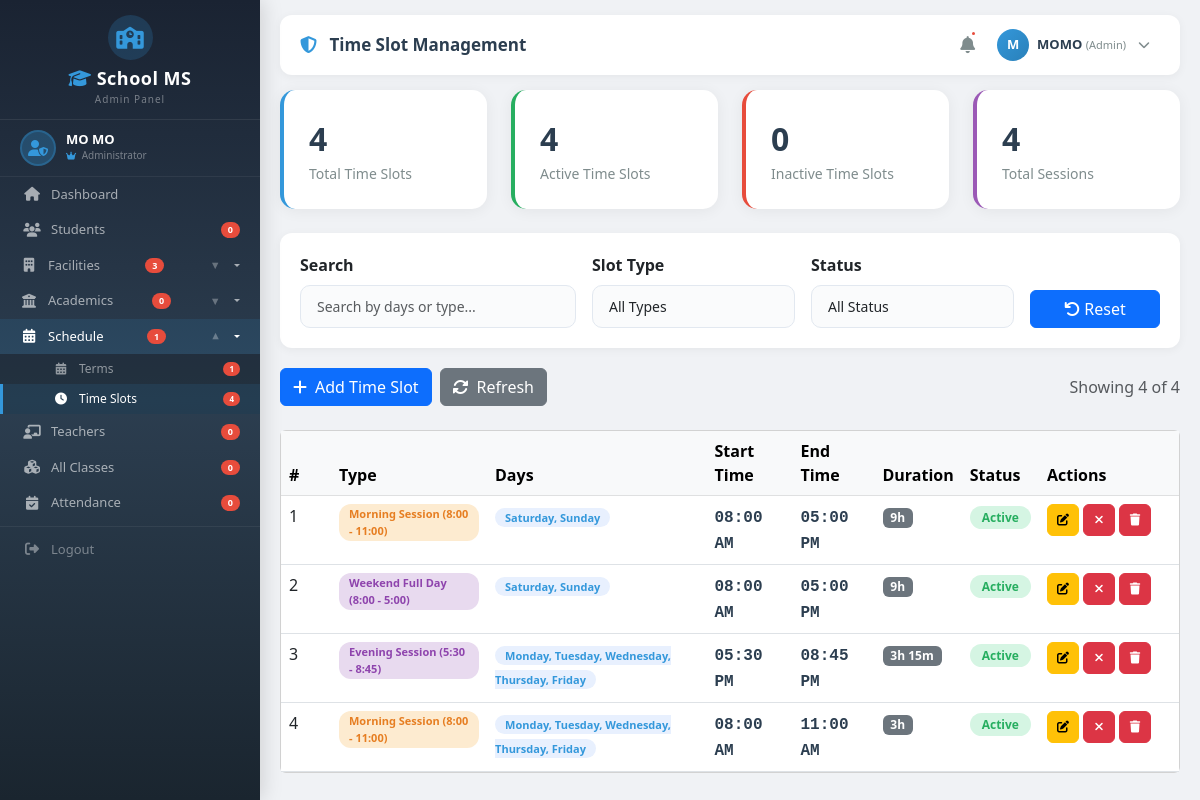
/classes/timeslots/ (signed in), run on an earlier commit of the app's database.
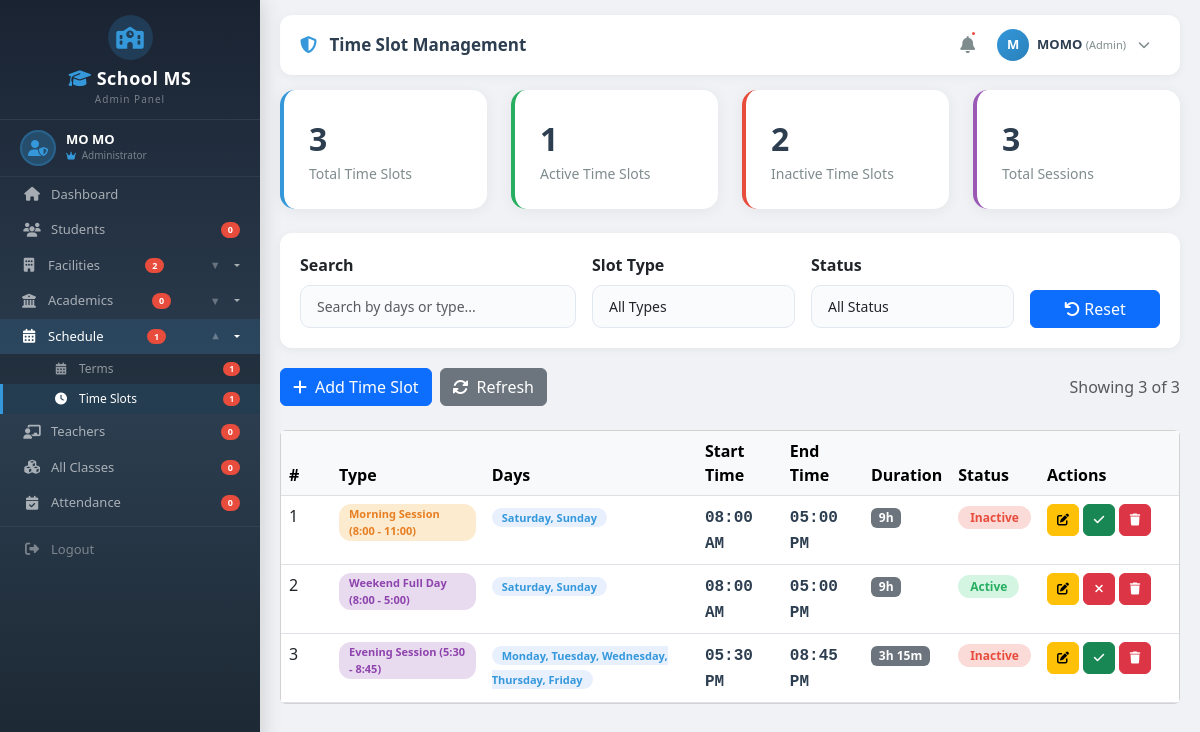
And on a later commit of the database.
### classes/models.py (models this page shows, shortened)
class TimeSlot(models.Model):
    DAYS_OF_WEEK = [
        ('monday', 'Monday'),
        ('tuesday', 'Tuesday'),
        ('wednesday', 'Wednesday'),
        ('thursday', 'Thursday'),
        ('friday', 'Friday'),
        ('saturday', 'Saturday'),
        ('sunday', 'Sunday'),
    ]
    SLOT_TYPES = [
        ('morning', 'Morning Session (8:00 - 11:00)'),
        ('afternoon', 'Afternoon Session (2:00 - 5:00)'),
        ('evening', 'Evening Session (5:30 - 8:45)'),
        ('full_day', 'Full Day (8:00 - 5:00)'),
        ('saturday_morning', 'Saturday Morning (8:00 - 11:00)'),
        ('saturday_afternoon', 'Saturday Afternoon (2:00 - 5:00)'),
        ('sunday_morning', 'Sunday Morning (8:00 - 11:00)'),
        ('sunday_afternoon', 'Sunday Afternoon (2:00 - 5:00)'),
        ('weekend_full', 'Weekend Full Day (8:00 - 5:00)'),
        ('custom', 'Custom'),
    ]
    days = models.CharField(
        max_length=200,
        default='monday',
        help_text="Comma-separated days (e.g., 'monday,wednesday,friday')"
    )
    start_time = models.TimeField()
    end_time = models.TimeField()
    slot_type = models.CharField(max_length=20, choices=SLOT_TYPES, default='custom')
    name = models.CharField(max_length=100, blank=True, null=True)
    description = models.TextField(blank=True, null=True)
    is_active = models.BooleanField(default=True)
    created_at = models.DateTimeField(auto_now_add=True)
    updated_at = models.DateTimeField(auto_now=True)
    def get_days_list(self):
        return [day.strip() for day in self.days.split(',') if day.strip()]
    def get_days_display(self):
        days_list = self.get_days_list()
        return ', '.join([dict(TimeSlot.DAYS_OF_WEEK).get(day, day) for day in days_list])
    def get_duration(self):
        from datetime import datetime, timedelta
        start = datetime.combine(datetime.today(), self.start_time)
        end = datetime.combine(datetime.today(), self.end_time)
        duration = end - start
        hours = duration.seconds // 3600
        minutes = (duration.seconds % 3600) // 60
        if hours > 0:
            return f"{hours}h {minutes}m" if minutes > 0 else f"{hours}h"
        return f"{minutes}m"
    def get_slot_type_display(self):
        return dict(self.SLOT_TYPES).get(self.slot_type, 'Custom')
    class Meta:
        ordering = ['-created_at']

### classes/views.py (the view)
# urls.py: path('timeslots/', views.timeslot_list, name='timeslot_list'),
@login_required
@admin_required
def timeslot_list(request):
    slots = TimeSlot.objects.all()
    paginator = Paginator(slots, 10)
    page = request.GET.get('page')
    slots_page = paginator.get_page(page)
    context = {
        'timeslots': slots_page,
        'total': TimeSlot.objects.count(),
        'active': TimeSlot.objects.filter(is_active=True).count(),
        'inactive': TimeSlot.objects.filter(is_active=False).count(),
    }
    return render(request, 'Backend/admin/academic/timeslot_list.html', context)

### classes/context_processors.py (called while the page is built)
def sidebar_counts(request):
    return {
        'total_buildings': Building.objects.filter(is_active=True).count(),
        'total_floors': Floor.objects.filter(is_active=True).count(),
        'total_rooms': Room.objects.filter(is_active=True).count(),
        'total_terms': Term.objects.filter(is_active=True).count(),
        'total_timeslots': TimeSlot.objects.filter(is_active=True).count(),
    }

### templates/Backend/admin/academic/timeslot_list.html (shortened to what the changed rows need)
{% extends 'Backend/layouts/admin_layout.html' %}
{% load static %}
{% block content %}
<div class="row g-4 mb-4">
    <div class="col-md-3">
        <div class="stats-card">
            <div class="stats-number" id="totalCount">{{ total|default:0 }}</div>
            <div class="stats-label">Total Time Slots</div>
        </div>
    </div>
    <div class="col-md-3">
        <div class="stats-card" style="border-left-color: #27ae60;">
            <div class="stats-number" id="activeCount">{{ active|default:0 }}</div>
            <div class="stats-label">Active Time Slots</div>
        </div>
    </div>
    <div class="col-md-3">
        <div class="stats-card" style="border-left-color: #e74c3c;">
            <div class="stats-number" id="inactiveCount">{{ inactive|default:0 }}</div>
            <div class="stats-label">Inactive Time Slots</div>
        </div>
    </div>
    <div class="col-md-3">
        <div class="stats-card" style="border-left-color: #9b59b6;">
            <div class="stats-number" id="visibleCountCard">{{ timeslots|length|default:0 }}</div>
            <div class="stats-label">Total Sessions</div>
        </div>
    </div>
</div>
<div class="d-flex justify-content-between align-items-center mb-4">
    <div class="d-flex gap-2">
        <a href="{% url 'classes:timeslot_add' %}" class="btn btn-primary">
        </a>
        <a href="{% url 'classes:timeslot_list' %}" class="btn btn-secondary" id="refreshBtn">
        </a>
    </div>
    <span class="text-muted" id="resultCount">
    </span>
</div>
<div class="card">
    <div class="card-body p-0">
        <div class="table-responsive">
            <table class="table table-hover mb-0">
                <thead class="table-light">
                    <tr>
                        <th style="width: 50px;">#</th>
                        <th>Type</th>
                        <th>Days</th>
                        <th>Start Time</th>
                        <th>End Time</th>
                        <th>Duration</th>
                        <th>Status</th>
                        <th style="width: 140px;">Actions</th>
                    </tr>
                </thead>
                <tbody id="tableBody">
                    {% for slot in timeslots %}
                    <tr class="slot-row" data-days="{{ slot.get_days_display|lower }}" data-type="{{ slot.slot_type }}"
                        data-status="{% if slot.is_active %}active{% else %}inactive{% endif %}">
                        <td>{{ forloop.counter }}</td>
                        <td>
                            <span class="slot-type-badge {{ slot.slot_type }}">
                                {{ slot.get_slot_type_display }}
                            </span>
                        </td>
                        <td>
                            <span class="day-badge">{{ slot.get_days_display }}</span>
                        </td>
                        <td>
                            <span class="time-display">{{ slot.start_time|time:"h:i A" }}</span>
                        </td>
                        <td>
                            <span class="time-display">{{ slot.end_time|time:"h:i A" }}</span>
                        </td>
                        <td>
                            <span class="badge bg-secondary">{{ slot.get_duration }}</span>
                        </td>
                        <td>
                            <span class="status-badge {% if slot.is_active %}active{% else %}inactive{% endif %}">
                                {% if slot.is_active %}Active{% else %}Inactive{% endif %}
                            </span>
                        </td>
                        <td>
                            <div class="d-flex gap-1">
                                <a href="{% url 'classes:timeslot_edit' slot.pk %}"
                                    class="btn btn-sm btn-warning table-action-btn" title="Edit">
                                    <i class="fas fa-edit"></i>
                                </a>
                                <a href="{% url 'classes:timeslot_toggle_status' slot.pk %}"
                                    class="btn btn-sm {% if slot.is_active %}btn-danger{% else %}btn-success{% endif %} table-action-btn"
                                    onclick="return confirm('Are you sure you want to toggle the status?')"
                                    title="Toggle Status">
                                    <i class="fas {% if slot.is_active %}fa-times{% else %}fa-check{% endif %}"></i>
                                </a>
                                <a href="{% url 'classes:timeslot_delete' slot.pk %}"
                                    class="btn btn-sm btn-danger table-action-btn"
                                    onclick="return confirm('Are you sure you want to delete this time slot?')"
                                    title="Delete">
                                    <i class="fas fa-trash"></i>
                                </a>
                            </div>
                        </td>
                    </tr>
                    {% endfor %}
                </tbody>
            </table>
        </div>
    </div>
</div>
{% endblock %}

### templates/Backend/layouts/admin_layout.html (shortened to what the changed rows need)
{% load static %}
<!DOCTYPE html>
<html lang="en">
<head>
    <link href="https://cdn.jsdelivr.net/npm/bootstrap@5.3.0/dist/css/bootstrap.min.css" rel="stylesheet">
    <link rel="stylesheet" href="https://cdnjs.cloudflare.com/ajax/libs/font-awesome/6.4.0/css/all.min.css">
</head>
<body>
    <div class="sidebar" id="sidebar">
        <div class="sidebar-menu-wrapper">
            <ul class="sidebar-menu">
                <li>
                    <button
                        class="dropdown-toggle {% if 'building' in request.path or 'floor' in request.path or 'room' in request.path %}active{% endif %}"
                        onclick="toggleDropdown(this)">
                        <i class="fas fa-building"></i> Facilities
                        <span class="badge-notification">{{ total_buildings|default:0 }}</span>
                        <span class="arrow">▼</span>
                    </button>
                </li>
                <li>
                    <ul
                        class="dropdown-menu-custom {% if 'term' in request.path or 'timeslot' in request.path %}show{% endif %}">
                        <li>
                            <a href="{% url 'classes:timeslot_list' %}"
                                class="{% if 'timeslot' in request.path %}active{% endif %}">
                                <i class="fas fa-clock"></i> Time Slots
                                <span class="badge-notification">{{ total_timeslots|default:0 }}</span>
                            </a>
                        </li>
                    </ul>
                </li>
            </ul>
        </div>
    </div>
    <div class="main-content" id="mainContent">
        <div class="content-area">
            {% block content %}{% endblock %}
        </div>
    </div>
</body>
</html>

What changed in the data, as far as the page shows it:
removed TimeSlot: slot_type "Morning Session (8:00 - 11:00)", days "Monday, Tuesday, Wednesday, Thursday, Friday", start_time "08:00 AM", end_time "11:00 AM", get_duration "3h", is_active "Active"
changed TimeSlot "Morning Session (8:00 - 11:00)": is_active "Active" → "Inactive"
changed TimeSlot "05:30 PM": is_active "Active" → "Inactive"
Also different on the page:
{{ total_buildings|default:0 }}: "3" → "2"
{{ total_timeslots|default:0 }}: "4" → "1"
{{ total|default:0 }}: "4" → "3"
{{ active|default:0 }}: "4" → "1"
{{ inactive|default:0 }}: "0" → "2"
{{ timeslots|length|default:0 }}: "4" → "3"
text written by a page script: "Showing 4 of 4" → "Showing 3 of 3"
